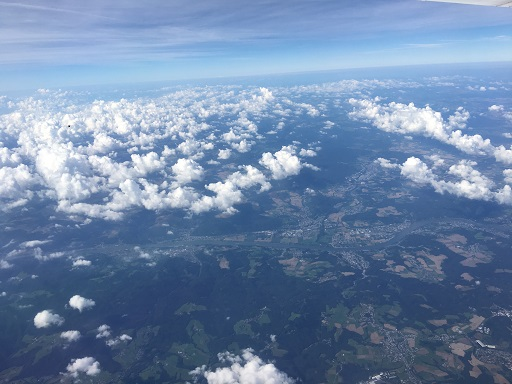
#> input picture clouds.jpg, 512 x 384 px, given in place of the camera
$ python frame_diff.py
#> lines starting #> are read from the running program, lines starting #| are printed output that depends on the picture
import cv2

def frame_diff(prev_frame, cur_frame, next_frame):
    diff_frame_1 = cv2.absdiff(next_frame, cur_frame)
    diff_frame_2 = cv2.absdiff(cur_frame, prev_frame)
    return cv2.bitwise_and(diff_frame_1, diff_frame_2)

def get_frame(cap, scaling_factor):
#> called with scaling_factor = 0.5
    _, frame = cap.read()
#> frame is the input picture: shape (384, 512, 3); mean B, G, R 167.8, 134.4, 110.1

    frame = cv2.resize(frame, None, fx=scaling_factor,
                       fy=scaling_factor, interpolation=cv2.INTER_AREA)
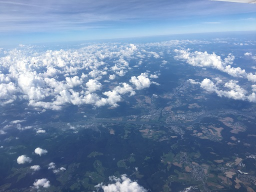
#> frame: shape (192, 256, 3); mean B, G, R 168, 134.5, 110.3

    gray = cv2.cvtColor(frame, cv2.COLOR_RGB2GRAY)
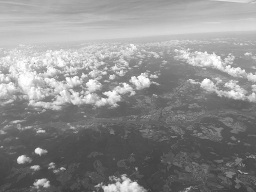
#> gray: shape (192, 256); min 58, max 255, mean 141.8

    return gray

if __name__=='__main__':
    cap = cv2.VideoCapture(0)
    scaling_factor = 0.5
    prev_frame = get_frame(cap, scaling_factor)
    cur_frame = get_frame(cap, scaling_factor)

    next_frame = get_frame(cap, scaling_factor)

    while True:
        cv2.imshow('Object Movment', frame_diff(prev_frame,cur_frame,next_frame))
#> in frame_diff, `diff_frame_1 = cv2.absdiff(next_frame, cur_frame)`: diff_frame_1: shape (192, 256); every value is 0

        prev_frame = cur_frame
        cur_frame = next_frame
        next_frame = get_frame(cap, scaling_factor)

        key = cv2.waitKey(10)
#> (key Esc is pressed here)
        if key == 27:
            break

    cv2.destroyAllWindows()
